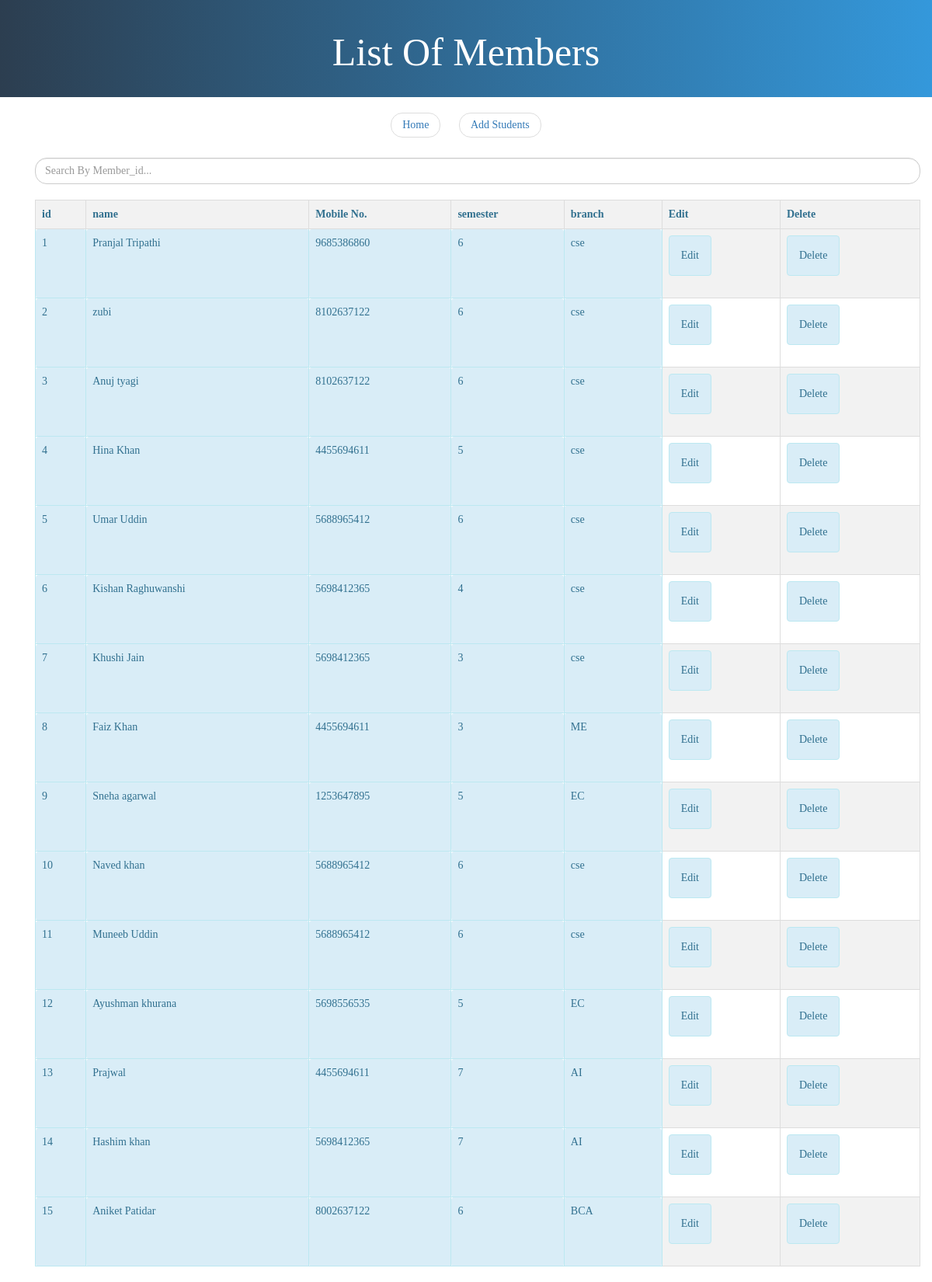
Screenshot of /showstd/ (signed in) with the database file from the repository.
### libra/models.py (models this page shows)
class datamember(models.Model):
    name=models.CharField(max_length=40)
    mobile=models.IntegerField()
    semester=models.IntegerField()
    branch=models.CharField(max_length=40)

### libra/views.py (the view)
# urls.py: path('showstd/',views.showstd),
@login_required(login_url="/login/")
def showstd(request):
    data=list(models.datamember.objects.all().values())
    return render(request,"showstd.html",{"data":data})

### libra/templates/showstd.html (shortened to what this page needs)
<!DOCTYPE html>
<html lang="en">
<head>
    <link rel="stylesheet" href="https://maxcdn.bootstrapcdn.com/bootstrap/3.4.1/css/bootstrap.min.css">
</head>
<body>
<header>
    <h1>List Of Members</h1>
</header>
<div class="container">
    <ul class="pager">
        <li class="previous"><a href="/front/">Home</a></li>
        <li class="next"><a href="/addstudent/">Add Students</a></li>
      </ul>
      <div class="container">
        <div class="row">
          <div class="col-md-12">
            <input style="border-radius: 15px;" type="text" name="" id="myinput" class="form-control" placeholder="Search By Member_id..." onkeyup="searchfun()">
          </div>
        </div>
    <div class="table-responsive">
        <table id="mytable" class="table">
            <tr class="alert alert-info">
                <th>id</th>
                <th>name</th>
                <th>Mobile No.</th>
                <th>semester</th>
                <th>branch</th>
                <th>Edit</th>
                <th>Delete</th>
            </tr>
            {% for i in data %}
            <tr>
                <td class="alert alert-info">{{ i.id }}</td>
                <td class="alert alert-info">{{ i.name }}</td>
                <td class="alert alert-info">{{ i.mobile }}</td>
                <td class="alert alert-info">{{ i.semester }}</td>
                <td class="alert alert-info">{{ i.branch }}</td>
                <td><a type="button" class="btn btn-primary alert alert-info" href="/Medit/{{ i.id }}">Edit</a></td>
                <td><a type="button" class="btn btn-primary alert alert-info" href="/Mdelete/{{ i.id }}">Delete</a></td>
            </tr>
            {% endfor %}
        </table>
    </div>
</div>
</body>
</html>

### libra/templates/showstd.html (style rules this page uses)
header { background: linear-gradient(to right, #2C3E50, #3498DB); color: #fff; text-align: center; padding: 20px 0; }
h1 { font-size: 50px; }
table { border-collapse: collapse; width: 100%; }
th, td { border: 1px solid black; padding: 8px; text-align: left; }
th { background-color: #f2f2f2; }
body { font-family: fangsong; }
table { width: 100%; border-collapse: collapse; margin: 20px 0; }
th, td { border: 1px solid #dddddd; padding: 8px; text-align: left; }
tr:nth-child(even) { background-color: #f2f2f2; }
input { font-size: 25px; padding: 5px 14px; border: 1px solid #ddd; border-radius: 15px; }
.pager li { display: inline-block; margin: 0 10px; }

### rows the page displays
datamember: id "1", name "Pranjal Tripathi", mobile "9685386860", semester "6", branch "cse"
datamember: id "2", name "zubi", mobile "8102637122", semester "6", branch "cse"
datamember: id "3", name "Anuj tyagi", mobile "8102637122", semester "6", branch "cse"
datamember: id "4", name "Hina Khan", mobile "4455694611", semester "5", branch "cse"
datamember: id "5", name "Umar Uddin", mobile "5688965412", semester "6", branch "cse"
datamember: id "6", name "Kishan Raghuwanshi", mobile "5698412365", semester "4", branch "cse"
datamember: id "7", name "Khushi Jain", mobile "5698412365", semester "3", branch "cse"
datamember: id "8", name "Faiz Khan", mobile "4455694611", semester "3", branch "ME"
datamember: id "9", name "Sneha agarwal", mobile "1253647895", semester "5", branch "EC"
datamember: id "10", name "Naved khan", mobile "5688965412", semester "6", branch "cse"
datamember: id "11", name "Muneeb Uddin", mobile "5688965412", semester "6", branch "cse"
datamember: id "12", name "Ayushman khurana", mobile "5698556535", semester "5", branch "EC"
datamember: id "13", name "Prajwal", mobile "4455694611", semester "7", branch "AI"
datamember: id "14", name "Hashim khan", mobile "5698412365", semester "7", branch "AI"
datamember: id "15", name "Aniket Patidar", mobile "8002637122", semester "6", branch "BCA"
